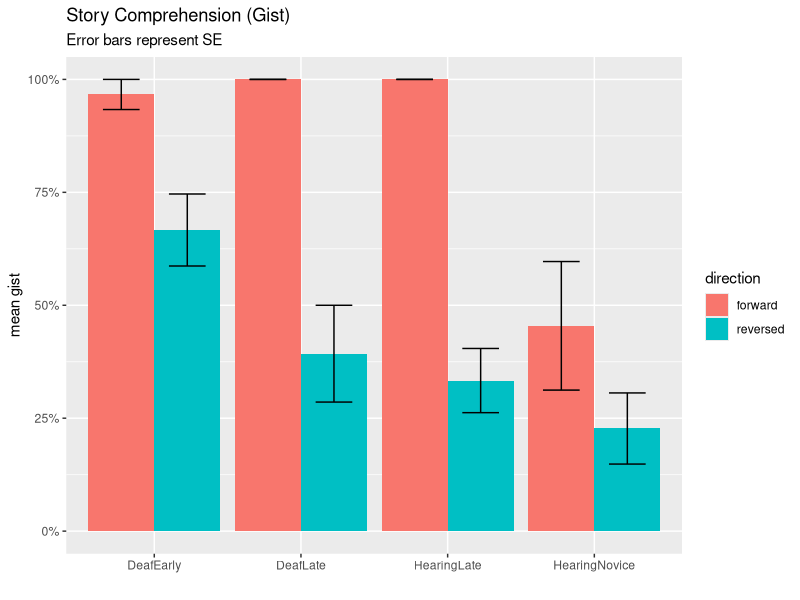
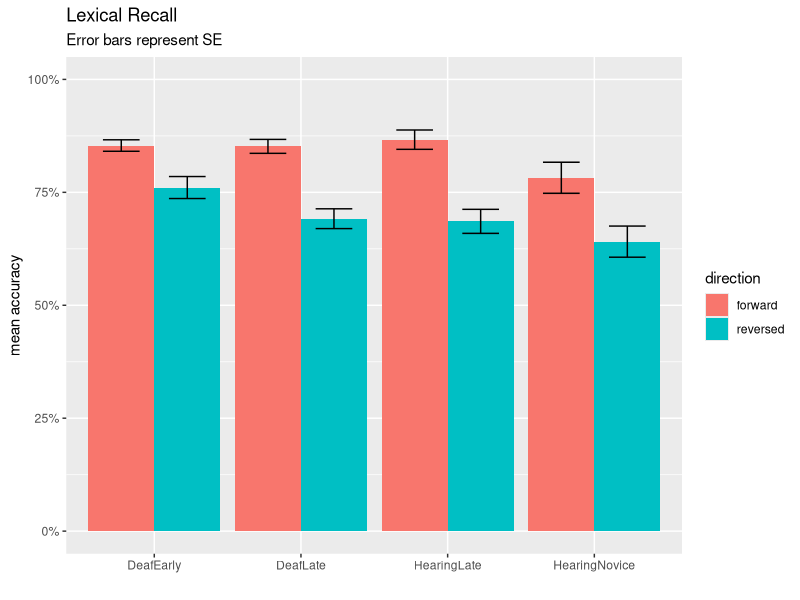

Recreate these plots in R, in order. (Note: this script raises an error after producing the figures.)
## ---- chunk 1
# Libraries
library(tidyverse)
library(lme4)
library(lmerTest)
library(scales)
library(viridis)

# Load lex and eye data
cleanlexdata <- read_csv("cleandata.csv") %>%
  select(-(forehead:total))

cleaneyedata <- read_csv("cleanpercentdata.csv") %>%
  spread(aoi,percent) %>%
  add_column(eye_exclude = FALSE)

# What rows were removed from the eye data back in 03eyegaze? Let's add back in
# With a new column - eye_exclude
removed <- anti_join(cleanlexdata, cleaneyedata) %>%
  add_column(eye_exclude = TRUE)
eyelexdata <- bind_rows(cleaneyedata, removed)

# Load gist data
gist <- read_csv('gist_indiv.csv', col_types = cols(
  participant = col_character(),
  gist.fw1 = col_integer(),
  gist.rv2 = col_integer(),
  gist.fw3 = col_integer(),
  gist.rv4 = col_integer()
)) %>%
  gather(video, gist, gist.fw1:gist.rv4) %>%
  mutate(video = str_sub(video,6,8))

# Presto, our full reunified dataset - 'fulldata'
fulldata <- left_join(eyelexdata, gist)
## ---- chunk 2
# Change Josh's AoASL to 6
fulldata <- fulldata %>%
  mutate(aoasl = as.double(aoasl)) %>%
  mutate(aoasl = case_when(
    participant == "Josh" ~ 6,
    TRUE ~ aoasl
  ))

# Reclassify Groups
fulldata <- fulldata %>%
  mutate(maingroup = case_when(
    hearing == "Deaf" & aoasl < 4 ~ "DeafEarly",
    hearing == "Deaf" & aoasl >= 4 ~ "DeafLate",
    maingroup == "HearingLateASL" ~ "HearingLate",
    maingroup == "HearingNoviceASL" ~ "HearingNovice"
  ))

# Create Participant Demographics Table
participant_info <- fulldata %>%
  select(-(acc:gist)) %>%
  select(-(video:direction)) %>%
  distinct() %>% 
  group_by(maingroup) %>%
  summarise(n = n(),
            age_mean = mean(age),
            age_sd = sd(age),
            aoasl_mean = mean(aoasl),
            aoasl_sd = sd(aoasl),
            signyrs_mean = mean(signyrs),
            signyrs_sd = sd(signyrs),
            selfrate_mean = mean(selfrate),
            selfrate_sd = sd(selfrate)) %>%
  ungroup() %>%
  mutate_if(is.double, funs(round(., 2))) %>%
  mutate(age = paste(age_mean, "±", age_sd, sep = " "),
         aoasl = paste(aoasl_mean, "±", aoasl_sd, sep = " "),
         signyrs = paste(signyrs_mean, "±", signyrs_sd, sep = " "),
         selfrate = paste(selfrate_mean, "±", selfrate_sd, sep = " ")) %>%
  select(-(age_mean:selfrate_sd)) %>%
  print()
## ---- chunk 3
lexgist_info <- fulldata %>%
  group_by(maingroup, direction) %>%
  summarise(lex_mean = mean(acc, na.rm = TRUE),
            lex_sd = sd(acc, na.rm = TRUE),
            gist_mean = mean(gist),
            gist_sd = sd(gist)) %>%
  ungroup() %>%
  mutate_if(is.double, funs(round(., 2))) %>% 
  mutate(lex = paste(lex_mean, "±", lex_sd, sep = " "),
         gist = paste(gist_mean, "±", gist_sd, sep = " ")) %>%
  select(-(lex_mean:gist_sd)) %>%
  gather(metric, value, lex:gist) %>%
  unite("metric", c(metric, direction), sep = "_") %>%
  spread(metric, value) %>%
  print()
## ---- chunk 4
# Gist bar chart
gist_bar <- fulldata %>% select(participant, maingroup, direction, gist) %>%
  group_by(maingroup, participant, direction) %>%
  summarise(gist = mean(gist)) %>%
  group_by(maingroup, direction) %>%
  summarise(mean = mean(gist),
            sd = sd(gist),
            count = n(),
            se = sd/sqrt(count))

ggplot(gist_bar, aes(x = maingroup, y = mean, fill = direction)) +
  geom_bar(stat = "identity", position = position_dodge()) + 
  geom_errorbar(aes(ymin = mean-se, ymax = mean+se), position = position_dodge(0.9), width = 0.5) +
  labs(title = "Story Comprehension (Gist)", subtitle = "Error bars represent SE", x = "", y = "mean gist") +
  scale_y_continuous(labels = percent)

# Gist bar chart
lex_bar <- fulldata %>% select(participant, maingroup, direction, acc) %>%
  group_by(maingroup, participant, direction) %>%
  summarise(acc = mean(acc, na.rm = TRUE)) %>%
  group_by(maingroup, direction) %>%
  summarise(mean = mean(acc, na.rm = TRUE),
            sd = sd(acc, na.rm = TRUE),
            count = n(),
            se = sd/sqrt(count))

ggplot(lex_bar, aes(x = maingroup, y = mean, fill = direction)) +
  geom_bar(stat = "identity", position = position_dodge()) + 
  geom_errorbar(aes(ymin = mean-se, ymax = mean+se), position = position_dodge(0.9), width = 0.5) +
  labs(title = "Lexical Recall", subtitle = "Error bars represent SE", x = "", y = "mean accuracy") +
  scale_y_continuous(labels = percent, limits = c(0,1))
## ---- chunk 5
# Gist ANOVA. We have to make participant-level means first. 
gist_aov <- fulldata %>%
  group_by(maingroup, participant, direction) %>%
  summarise(gist = mean(gist, na.rm = TRUE)) %>%
#  filter(direction != "reversed") %>%
  aov(gist ~ maingroup * direction, data = .)
summary(gist_aov)
TukeyHSD(gist_aov)
## ---- chunk 6
# Lex ANOVA. We have to make participant-level means first. 
lex_aov <- fulldata %>%
  group_by(maingroup, participant, direction) %>%
  summarise(acc = mean(acc, na.rm = TRUE)) %>%
#  filter(direction != "reversed") %>%
  aov(acc ~ maingroup * direction, data = .)
summary(lex_aov)
TukeyHSD(lex_aov)
## ---- chunk 7
# Let's make participant-level data, and have forward/reversed in separate columns
lexgist_data <- fulldata %>%
  group_by(maingroup, participant, direction) %>%
  mutate(gist = mean(gist, na.rm = TRUE),
         lex = mean(acc, na.rm = TRUE)) %>%
  ungroup() %>%
  select(maingroup, participant, hearing, direction, aoasl, gist, lex) %>%
  distinct() %>%
  gather(metric, value, gist:lex) %>%
  unite(metricvalue, c(metric, direction), sep = "_") %>%
  spread(metricvalue, value) %>%
  select(-participant, -maingroup)

lexgist_deaf <- lexgist_data %>% filter(hearing == "Deaf") %>% select(-hearing)
lexgist_hearing <- lexgist_data %>% filter(hearing == "Hearing") %>% select(-hearing)
lexgist_all <- lexgist_data %>% select(-hearing)

# Load awesome function to make correlation tables with stars for significance
# From: https://myowelt.blogspot.co.uk/2008/04/beautiful-correlation-tables-in-r.html
corstarsl <- function(x){ 
require(Hmisc) 
x <- as.matrix(x) 
R <- Hmisc::rcorr(x)$r 
p <- Hmisc::rcorr(x)$P 
## define notions for significance levels; spacing is important.
mystars <- ifelse(p < .001, "***", ifelse(p < .01, "** ", ifelse(p < .05, "* ", " ")))
## trunctuate the matrix that holds the correlations to two decimal
R <- format(round(cbind(rep(-1.11, ncol(x)), R), 2))[,-1] 
## build a new matrix that includes the correlations with their apropriate stars 
Rnew <- matrix(paste(R, mystars, sep=""), ncol=ncol(x)) 
diag(Rnew) <- paste(diag(R), " ", sep="") 
rownames(Rnew) <- colnames(x) 
colnames(Rnew) <- paste(colnames(x), "", sep="") 
## remove upper triangle
Rnew <- as.matrix(Rnew)
Rnew[upper.tri(Rnew, diag = TRUE)] <- ""
Rnew <- as.data.frame(Rnew) 
## remove last column and return the matrix (which is now a data frame)
Rnew <- cbind(Rnew[1:length(Rnew)-1])
return(Rnew) 
}

# Correlations for Deaf
print("DEAF Correlations - Pearson's r")
#corstarsl(lexgist_deaf)
Hmisc::rcorr(as.matrix(lexgist_deaf))$r
print("DEAF Correlations - P-values")
Hmisc::rcorr(as.matrix(lexgist_deaf))$P
cat(paste("","\n",""))

# Correlations for Hearing
print("HEARING Correlations - Pearson's r")
#corstarsl(lexgist_hearing)
Hmisc::rcorr(as.matrix(lexgist_hearing))$r
print("HEARING Correlations - P-values")
Hmisc::rcorr(as.matrix(lexgist_hearing))$P
cat(paste("","\n",""))

# Correlations for All
print("ALL Correlations - Pearson's r")
#corstarsl(lexgist_all)
Hmisc::rcorr(as.matrix(lexgist_all))$r
print("ALL Correlations - P-values")
Hmisc::rcorr(as.matrix(lexgist_all))$P

## ---- chunk 8
corstarsl(lexgist_deaf)
corstarsl(lexgist_hearing)
corstarsl(lexgist_all)
## ---- chunk 9
# rename chin to neck
fulldata <- fulldata %>%
  rename(neck = chin)

fulldata %>%
  filter(eye_exclude == FALSE) %>%
  select(direction, moutheye:upperchest) %>%
  select(-moutheye, -facechest, -face, -chest) %>%
  gather(aoi, percent, belly:upperchest) %>%
  ggplot(aes(x = aoi, y = percent, fill = direction)) + geom_boxplot()
## ---- chunk 10
# Define the 5 AOIs
aoi5 <- c('forehead','eyes','mouth','neck','upperchest')

# Organize the data by those AOIs (but again we need participant-level first)
aoi5_data <- fulldata %>%
  filter(eye_exclude == FALSE) %>%
  select(id, maingroup, direction, belly:upperchest) %>%
  gather(aoi, percent, belly:upperchest) %>%
  group_by(id, direction, aoi) %>%
  mutate(percent = mean(percent, na.rm = TRUE)) %>%
  ungroup () %>%
  distinct() %>%
  filter(aoi %in% aoi5) %>%
  spread(aoi, percent)

print("Forehead ANOVA")
forehead_aov <- aov(forehead ~ maingroup * direction, data = aoi5_data)
summary(forehead_aov)
cat(paste("","\n",""))

print("Eyes ANOVA")
eyes_aov <- aov(eyes ~ maingroup * direction, data = aoi5_data)
summary(eyes_aov)
cat(paste("","\n",""))

print("Mouth ANOVA")
mouth_aov <- aov(mouth ~ maingroup * direction, data = aoi5_data)
summary(mouth_aov)
cat(paste("","\n",""))

print("Neck ANOVA")
neck_aov <- aov(neck ~ maingroup * direction, data = aoi5_data)
summary(neck_aov)
cat(paste("","\n",""))

print("UpperChest ANOVA")
upperchest_aov <- aov(upperchest ~ maingroup * direction, data = aoi5_data)
summary(upperchest_aov)
TukeyHSD(upperchest_aov)
cat(paste("","\n",""))
## ---- chunk 11
# Redefine face, chest, and facechest
fulldata <- fulldata %>%
  ungroup() %>%
  rename(facechest_old = facechest) %>%
  rowwise() %>%
  mutate(face = sum(forehead, eyes, mouth, na.rm = TRUE),
         chest = sum(neck, upperchest, midchest, lowerchest, na.rm = TRUE),
         facechest = (face - chest)/(face + chest)) %>%
  ungroup()

fulldata %>% 
  gather(metric, value, c(facechest_old, facechest)) %>%
  ggplot(aes(x = maingroup, y = value, fill = direction)) + geom_boxplot() + facet_wrap("metric")
## ---- chunk 12
facechest_info <- fulldata %>%
  filter(eye_exclude == FALSE) %>%
  group_by(maingroup, direction, participant) %>%
  summarise(facechest = mean(facechest, na.rm = TRUE)) %>%
  group_by(maingroup, direction) %>%
  summarise(mean = mean(facechest),
            sd = sd(facechest),
            n = n(),
            se = sd/sqrt(n))

ggplot(facechest_info, aes(x = maingroup, y = mean, fill = direction, color = direction)) +
  geom_point(stat = "identity", position = position_dodge(0.5)) + 
  geom_errorbar(aes(ymin = mean-se, ymax = mean+se), position = position_dodge(0.5), width = 0.5) +
  labs(title = "FaceChest Ratio", subtitle = "Error bars represent SE", x = "", y = "facechest ratio") +
  scale_y_continuous(limits = c(-1,1))
## ---- chunk 13
# FaceChest ANOVA but remember, participant-level first!
fc_aov <- fulldata %>%
  group_by(maingroup, participant, direction) %>%
  summarise(facechest = mean(facechest, na.rm = TRUE)) %>%
  aov(facechest ~ maingroup * direction, data = .)
summary(fc_aov)
TukeyHSD(fc_aov)
## ---- chunk 14
moutheye_info <- fulldata %>%
  filter(eye_exclude == FALSE) %>%
  group_by(maingroup, direction, participant) %>%
  summarise(moutheye = mean(moutheye, na.rm = TRUE)) %>%
  group_by(maingroup, direction) %>%
  summarise(mean = mean(moutheye, na.rm = TRUE),
            sd = sd(moutheye, na.rm = TRUE),
            n = n(),
            se = sd/sqrt(n))

ggplot(moutheye_info, aes(x = maingroup, y = mean, fill = direction, color = direction)) +
  geom_point(stat = "identity", position = position_dodge(0.5)) + 
  geom_errorbar(aes(ymin = mean-se, ymax = mean+se), position = position_dodge(0.5), width = 0.5) +
  labs(title = "MouthEye Ratio", subtitle = "Error bars represent SE", x = "", y = "moutheye ratio") +
  scale_y_continuous(limits = c(-1,1))
## ---- chunk 15
# MouthEye ANOVA but remember, participant-level first!
me_aov <- fulldata %>%
  group_by(maingroup, participant, direction) %>%
  summarise(moutheye = mean(moutheye, na.rm = TRUE)) %>%
  aov(moutheye ~ maingroup * direction, data = .)
summary(me_aov)
TukeyHSD(me_aov)
## ---- chunk 16
eyegaze_heat <- fulldata %>%
  ungroup() %>%
  filter(eye_exclude == FALSE) %>%
  select(id:direction, belly, lowerchest, midchest, upperchest, neck, mouth, eyes, forehead) %>%
  gather(aoi, percent, belly:forehead) %>%
  group_by(maingroup, participant, direction, aoi) %>%
  summarise(percent = mean(percent, na.rm=TRUE)) %>%
  group_by(maingroup,direction,aoi) %>%
  summarise(percent = mean(percent, na.rm=TRUE)) %>%
  ungroup() %>%
  filter(!is.na(aoi)) %>%
  mutate(aoi = factor(aoi,levels=c("belly","lowerchest","midchest",
                                   "upperchest","neck","mouth","eyes","forehead")))

eyegaze_heat_all <- fulldata %>%
  ungroup() %>%
  filter(eye_exclude == FALSE) %>%
  select(id:direction, belly, lowerchest, midchest, upperchest, neck, mouth, eyes, forehead) %>%
  gather(aoi, percent, belly:forehead) %>%
  group_by(maingroup,participant,direction,aoi) %>%
  dplyr::summarize(percent = mean(percent, na.rm=TRUE)) %>%
  group_by(maingroup,direction,aoi) %>%
  dplyr::summarize(percent = mean(percent, na.rm=TRUE)) %>%
  group_by(maingroup,aoi) %>%
  dplyr::summarize(percent = mean(percent, na.rm=TRUE)) %>%
  ungroup() %>%
  filter(!is.na(aoi)) %>%
  mutate(aoi = factor(aoi,levels=c("belly","lowerchest","midchest",
                                   "upperchest","neck","mouth","eyes","forehead")))

ggplot(eyegaze_heat, aes(x = maingroup, y = aoi)) +
  geom_tile(aes(fill=percent),color="lightgray",na.rm=TRUE) + 
#  scale_fill_gradient(low = "lightblue",high = "steelblue") +
#  scale_fill_distiller(type="div", palette = "RdYlBu") +
  scale_fill_viridis(option = "viridis", direction=-1, limits = c(0,1)) +
  theme(axis.text.x=element_text(angle=45,hjust=1)) + facet_grid(. ~ direction) +
  ylab("") + xlab("") + ggtitle("Eye Gaze Heat Map, by Direction")

ggplot(eyegaze_heat_all, aes(x = maingroup, y = aoi)) +
  geom_tile(aes(fill=percent),color="lightgray",na.rm=TRUE) + 
#  scale_fill_gradient(low = "lightblue",high = "steelblue") +
#  scale_fill_distiller(type="div", palette = "RdYlBu") +
  scale_fill_viridis(option = "viridis", direction=-1, limits = c(0,1)) +
  theme(axis.text.x=element_text(angle=45,hjust=1)) +
  ylab("") + xlab("") + ggtitle("Eye Gaze Heat Map (Direction Collapsed)")
